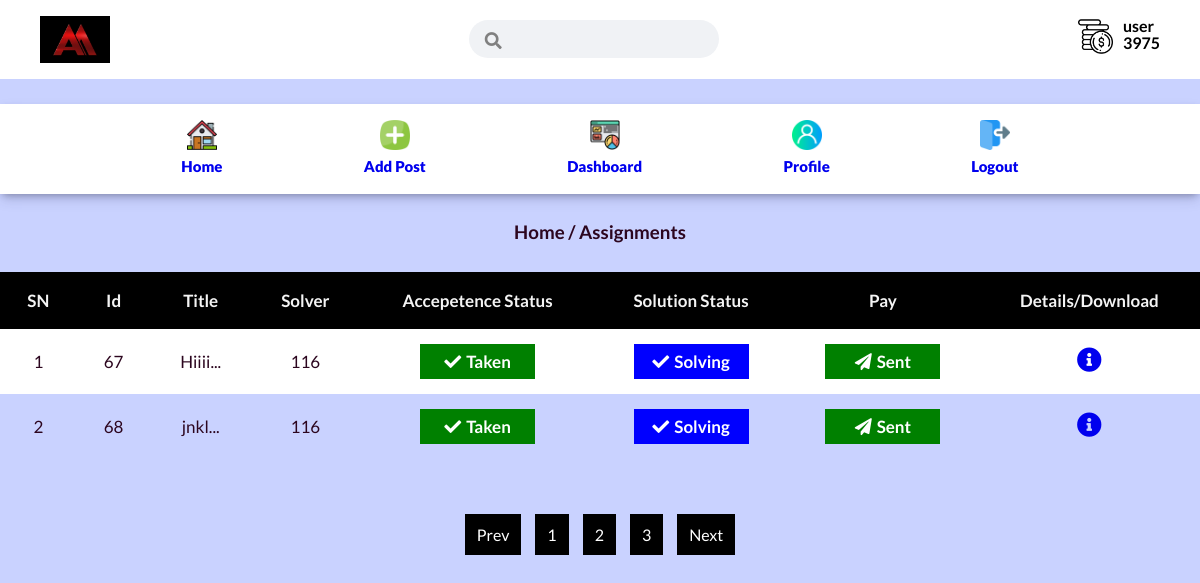
/user_dash.php (signed in), run on the app's committed database.
### tables this page shows
CREATE TABLE `user` (
  `user_id` int(11) NOT NULL,
  `user_email` varchar(50) NOT NULL,
  `user_pass` varchar(50) NOT NULL,
  `user_status` enum('active','pending','banned') DEFAULT 'pending',
  `user_name` varchar(30) NOT NULL,
  `actiavation_token` varchar(255) DEFAULT NULL,
  `forget_token` varchar(255) DEFAULT NULL,
  `address` varchar(255) DEFAULT NULL,
  `university` varchar(255) DEFAULT NULL,
  `age` tinyint(4) DEFAULT NULL,
  `gender` varchar(255) DEFAULT NULL,
  `first_name` text DEFAULT NULL,
  `last_name` text DEFAULT NULL,
  `department` text DEFAULT NULL,
  `profilepic` varchar(50) DEFAULT NULL,
  `net_money` int(11) DEFAULT 5
);

CREATE TABLE `assignment` (
  `assignment_id` int(11) NOT NULL,
  `assignment_title` text NOT NULL,
  `assignment_description` mediumtext NOT NULL,
  `assignment_user` int(11) NOT NULL,
  `assignment_solver` int(11) DEFAULT NULL,
  `assignment_acc_status` enum('taken','not_taken') NOT NULL,
  `assignment_solv_status` enum('pending','solving','solved') NOT NULL,
  `assignment_pay_status` enum('pending','sent') NOT NULL,
  `assignment_page_count` int(11) NOT NULL,
  `assignment_price` int(11) NOT NULL,
  `p_time` timestamp NULL DEFAULT current_timestamp()
);

### inc/Functions.php (called while the page is built, shortened)
<?php
class Assignmentor{
    function __construct(){
        include_once("db.php");
		$db = new Database();
		$this->con = $db->connect();
    }
}
?>

### inc/db.php (called while the page is built, shortened)
<?php
class Database
{
	public function connect()
	{
		$this->con = new Mysqli(HOST, USER, PASS, DB);
		if ($this->con) {
			return $this->con;
		}
		return "DATABASE_CONNECTION_FAIL";
	}
}

### user_dash.php (the view, shortened to what this page needs)
<?php
include 'template/header.php';
$uid = isset($_SESSION['u_id']) ? $_SESSION['u_id'] : NULL;
?>
    <div class="breadcumb_section my-2">
        <div class="container text-center">
            <h3>Home / Assignments</h3>
        </div>
    </div>
   <table class="assignment_user_table" width="100%">
   <tr>
           <th>SN</th>
           <th>Id</th>
           <th>Title</th>
           <th>Solver</th>
           <th>Accepetence Status</th>
           <th>Solution Status</th>
           <th>Pay</th>
           <th>Details/Download</th>
       </tr>
       <?php
       $sql = "SELECT * FROM assignment WHERE assignment_user='$uid'";
       if($excute = $assignmentor->con->query($sql)){
           $i = 1;
        while($row = $excute->fetch_assoc()){ ?>
        <tr>
        <td class="text-center"><?php echo $i; ?></td>
        <td class="text-center"><?php echo $row['assignment_id']; ?></td>
        <td class="text-center"><?php echo substr($row['assignment_title'],0,15).'...'; ?></td>
        <td class="text-center"><?php echo $row['assignment_solver']; ?></td>
        <td class="text-center">
            <?php
            if($row['assignment_acc_status']=="not_taken"){ ?>
                <div class="flex_column icon_d red">
                    <p><i class="fas fa-times-circle"></i>Not Taken</p>
                </div>
           <?php }else{ ?>
            <div class="flex_column icon_d green">
                    <p><i class="fas fa-check"></i>Taken</p>
                </div>
           <?php }
            ?>
        </td>
        <td class="text-center">
            <?php
            if($row['assignment_solv_status']=="pending"){ ?>
                <div class="flex_column icon_d red">
                    <p><i class="fas fa-times-circle"></i>Pending</p>
                </div>
           <?php }elseif($row['assignment_solv_status']=="solving"){ ?>
                <div class="flex_column icon_d blue">
                    <p><i class="fas fa-check"></i>Solving</p>
                </div>
           <?php }else{ ?>
                <div class="flex_column icon_d green">
                    <p><i class="fas fa-check"></i>Solved</p>
                </div>
           <?php }
            ?>
            </td>
        <td class="text-center">
        <?php
            if($row['assignment_pay_status']=="pending"){ ?>
                <div class="flex_column icon_d red ">
                    <a href="user_pay.php?assid=<?php echo $row['assignment_id'];?>" class="bouncing"><i class="fas fa-times-circle"></i>Do Pay</a>
                </div>
           <?php }else{?>
                <div class="flex_column icon_d green">
                    <p><i class="fas fa-paper-plane"></i>Sent</p>
                </div>
           <?php }?>
        </td>
        <td class="text-center"><a href="finale_assignment.php?assid=<?php echo $row['assignment_id']; ?>"><i class="fas fa-info-circle"></i></a></td>
        </tr>
       <?php
       $i++;
    }
    }
       ?>
   </table>
   <div class="pagination_section flex my-4">
    <a href="#">Prev</a>
    <a href="#">1</a>
    <a href="#">2</a>
    <a href="#">3</a>
    <a href="#">Next</a>
</div>
<?php require 'template/footer.php'; ?>

### template/header.php (shortened to what this page needs)
<!DOCTYPE html>
<html lang="en">
<head>
    <link rel="stylesheet" href="assets/css/style.css">
    <link rel="stylesheet" href="assets/css/utilities.css">
    <link rel="stylesheet" href="https://cdnjs.cloudflare.com/ajax/libs/font-awesome/5.15.3/css/all.min.css">
</head>
<body style="background-color:#c9d2ff">
    <div class="header_search py-1">
        <div class="container flex">
              <a href="#" class="logo flex">
                  <img src="assets/images/am.jpg" alt="">
              </a>
              <div class="search_bar">
                  <i class="fas fa-search"></i>
                  <input type="text" name="h_search" id="h_search">
              </div>
              <a href="account" class="account_info flex">
                  <div class="icon_dollar">
                      <img src="assets/images/icons/money.png" alt="">
                  </div>
                  <div class="name_amt">
                      <?php
                      require 'inc/Functions.php';
                      $assignmentor = new Assignmentor();
                      $iddd = $_SESSION['u_id'];
                      $sql = "SELECT net_money FROM user WHERE user_id='$iddd'";
                      $netmoney = $assignmentor->con->query($sql);
                      $row = $netmoney->fetch_assoc();
                      $moneyy = $row['net_money'];
                      ?>
                      <p><?php echo $_SESSION['u_uname']; ?></p>
                      <p><?php echo $moneyy; ?></p>
                  </div>
              </a>
        </div>
    </div>
    <div class="header-nav py-1">
        <div class="container">
            <div class="nav_icons flex">
                <a class="flex-c" href="dashboard">
                    <img src="assets/images/icons/house.png" alt="">
                    <p>Home</p>
                </a>
                <a class="flex-c" href="addpost">
                    <img src="assets/images/icons/plus.png" alt="">
                    <p>Add Post</p>
                </a>
                <a class="flex-c" href="user_dash">
                    <img src="assets/images/icons/dashboard.png" alt="">
                    <p>Dashboard</p>
                </a>
                <a class="flex-c" href="profile">
                    <img src="assets/images/icons/user.png" alt="">
                    <p>Profile</p>
                </a>
                <a class="flex-c" href="logout">
                    <img src="assets/images/icons/logout.png" alt="">
                    <p>Logout</p>
                </a>
            </div>
        </div>
    </div>

### assets/css/style.css (style rules this page uses)
:root { --primary-color: #000000; --secondary-color: #ff7600; --dark-color: #002240; --light-color: #f4f4f4; --success-color: #5cb85c; --error-color: #d9534f; }
* { box-sizing: border-box; padding: 0; margin: 0; }
a { text-decoration: none; }
body { font-family: "Lato", sans-serif; background-color: #f4f4f4; color: #2c061f; line-height: 1.6; }
.header_search input[type="text"] { width: 100%; padding: 6.5px; font-size: 16px; border-radius: 50px; padding-left: 37px; background: #f0f2f5; border: none; padding-top: 10px; padding-bottom: 10px; }
.header-nav .flex { justify-content: space-evenly; }
.pagination_section a { padding-top: 8px; padding-bottom: 8px; padding-right: 12px; text-align: center; background-color: var(--primary-color); margin: 7px; padding-left: 12px; color: white; }
.assignment_user_table th, td { padding: 15px 20px; text-align: center; font-size: 17px; }
.assignment_user_table th { background-color: var(--primary-color); color: var(--light-color); }
table.assignment_user_table { border-collapse: collapse; }
.assignment_user_table tr:nth-child(even) { background-color: white; }
.assignment_user_table i { font-size: 25px; }
.user_pay th, td { padding: 15px 20px; text-align: left; font-size: 17px; }
.icon_d { font-weight: bold; height: 35px !important; width: 115px; margin: 0 auto; }
.icon_d i { position: relative; font-size: 17px; margin-right: 5px; }
.icon_d.green { background: green; color: white; }
.icon_d.blue { background: blue; color: white; }
.nav_icons img { height: 30px; width: 30px; }
.flex-c { display: flex; flex-direction: column; align-items: center; justify-content: center; }
a.flex-c p { font-size: 15px; font-weight: 900; padding-top: 4px; }
.header-nav { background: white; position: sticky; width: 100%; top: 0; margin-top: 25px; box-shadow: rgba(50, 50, 93, 0.25) 0px 6px 12px -2px, rgba(0, 0, 0, 0.3) 0px 3px 7px -3px; }
.header_search { background: white; }
.header_search .flex { justify-content: space-between; }
.logo img { width: 70px; }
.search_bar { position: relative; }
.search_bar i { position: absolute; color: gray; top: 12px; left: 16px; font-size: 17px; }
.icon_dollar img { height: 35px; width: 35px; }
.name_amt { margin-left: 10px; line-height: 1.1; position: relative; top: -5px; }
.name_amt p { font-weight: bold; color: black; }

### assets/css/utilities.css (style rules this page uses)
.container { max-width: 1200px; margin: 0 auto; overflow: auto; padding: 0 40px; }
.text-center { text-align: center; }
.flex { display: flex; justify-content: center; align-items: center; height: 100%; }
.flex_column { display: flex; flex-direction: column; justify-content: center; align-items: center; height: 100%; }
.my-2 { margin: 1.5rem 0; }
.my-4 { margin: 3rem 0; }
.py-1 { padding: 1rem 0; }

### data on the page
user: net_money "3975"
assignment: assignment_id "67", assignment_title "Hiiii", assignment_solver "116", assignment_acc_status "Taken", assignment_solv_status "solving" (drawn), assignment_pay_status "Sent"
assignment: assignment_id "68", assignment_title "jnkl", assignment_solver "116", assignment_acc_status "Taken", assignment_solv_status "solving" (drawn), assignment_pay_status "Sent"

### other printed values
$_SESSION['u_uname'] "user"
